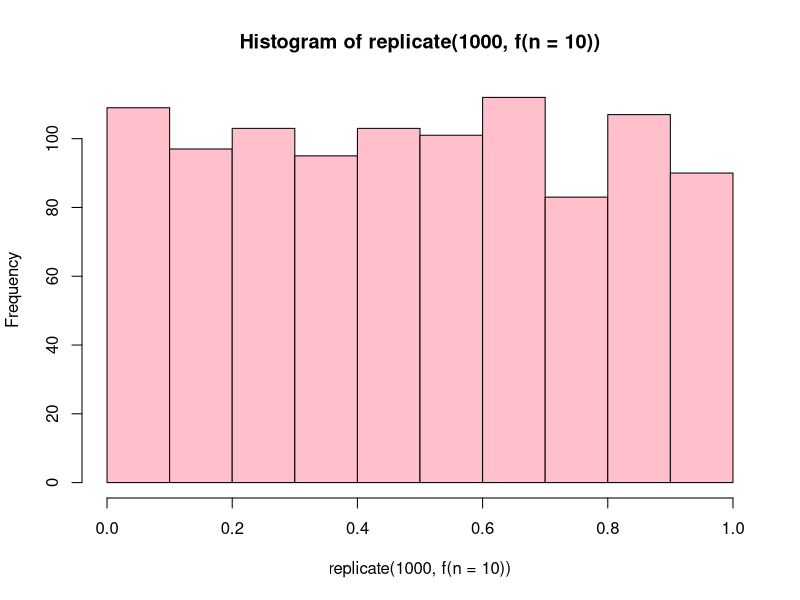
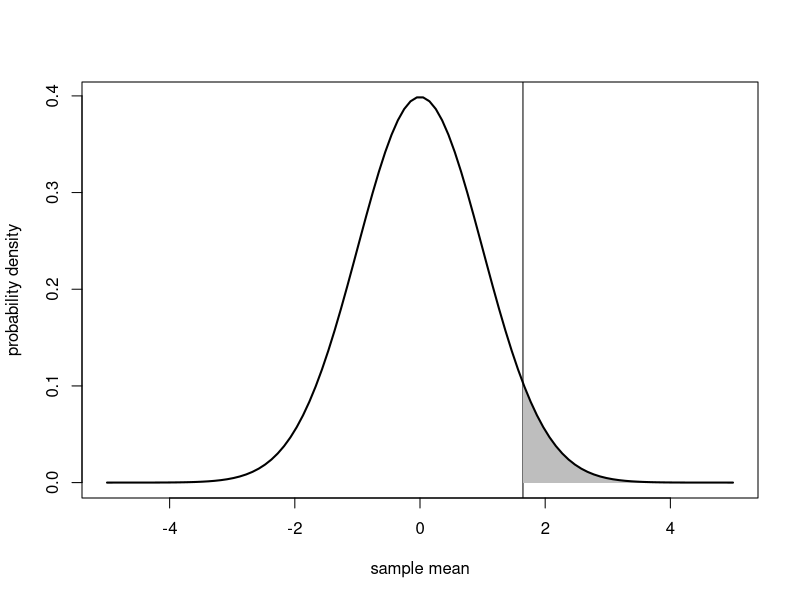
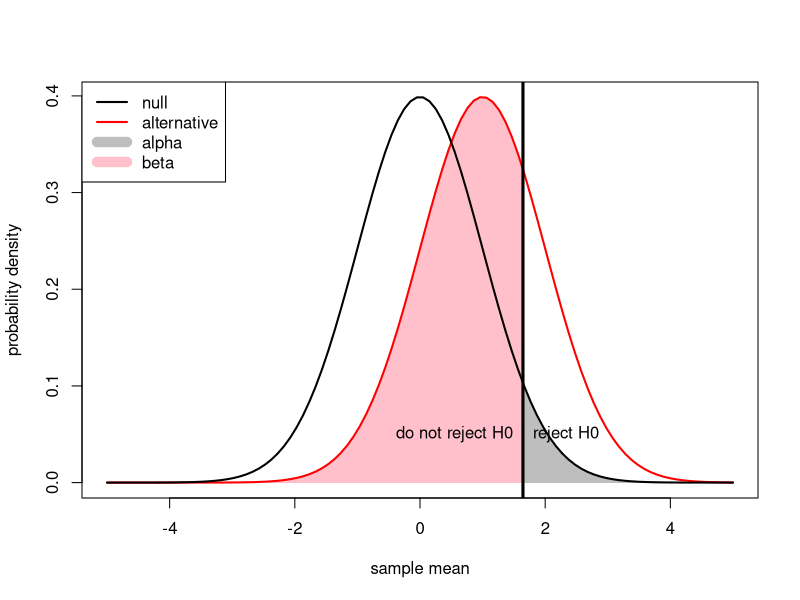

Here is the R script that generated these plots, in order:
## ---- chunk 1
qnorm(0.95,0,1/sqrt(10))
## ---- chunk 2
set.seed(0)
t.test(rnorm(10),alternative="greater")$p.value
## ---- chunk 3
f <- function(n,mean=0){
 t.test(rnorm(n,mean=mean),alternative="greater")$p.value
}
set.seed(0)
replicate(7,f(n=10))
## ---- chunk 4
set.seed(0)
table(replicate(1000,f(n=10)) < 0.05)
## ---- chunk 5
set.seed(0)
hist(replicate(1000,f(n=10)),col='pink')
## ---- chunk 6
x <- seq(from=-5,to=5,len=100)
plot(x,dnorm(x),type='n',xlab='sample mean',ylab='probability density')
abline(v=qnorm(0.95))

xx <- seq(from=qnorm(0.95),to=5,len=100)
jj <- c(xx,rev(xx))
polygon(x=jj,y=c(dnorm(xx),xx*0),border=NA,col='gray')
points(x,dnorm(x),type='l',lwd=2,col='black')
## ---- chunk 7
x <- seq(from=-5,to=5,len=100)
plot(x,dnorm(x),type='n',lwd=2,xlab='sample mean',ylab='probability density')

xx <- seq(from=-5,to=qnorm(0.95),len=100)
jj <- c(xx,rev(xx))
polygon(x=jj,y=c(dnorm(xx,mean=1),xx*0),border=NA,col='pink')
points(x,dnorm(x,mean=1),type='l',lwd=2,col='red')

xx <- seq(from=qnorm(0.95),to=5,len=100)
jj <- c(xx,rev(xx))
polygon(x=jj,y=c(dnorm(xx),xx*0),border=NA,col='gray')
points(x,dnorm(x),type='l',lwd=2)


text(qnorm(0.95),0.05,'do not reject H0',pos=2)
text(qnorm(0.95),0.05,'reject H0',pos=4)
abline(v=qnorm(0.95),lwd=3)

legend("topleft",
     lwd=c(2,2,10,10),
     col=c("black","red","gray","pink"),
     legend=c("null","alternative","alpha","beta")
     )
